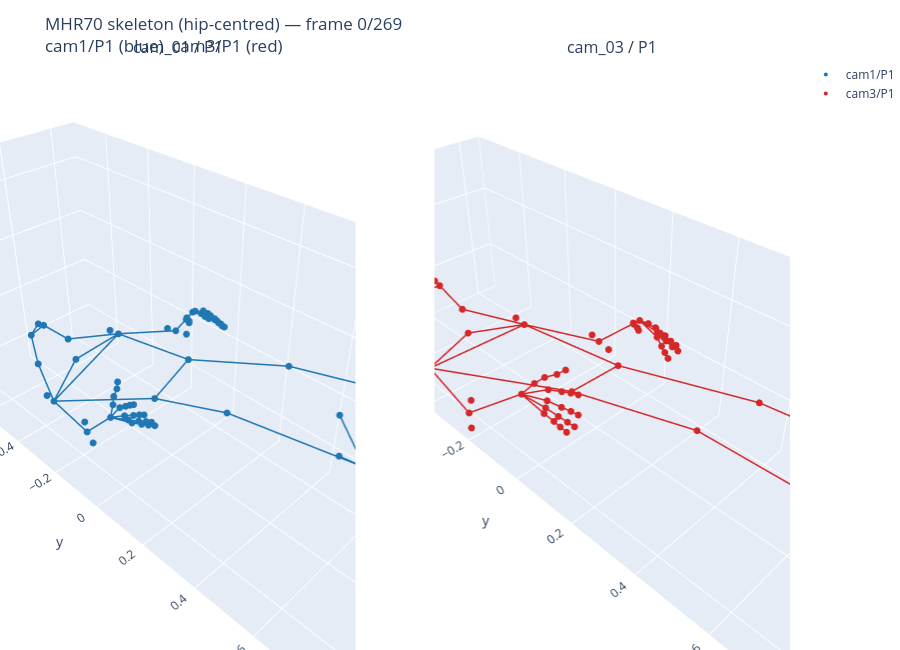

The code cell stored with this chart in its notebook:
### Code cell
import plotly.graph_objects as go
from plotly.subplots import make_subplots

# MHR70 skeleton edges as (joint_a_idx, joint_b_idx)
MHR70_EDGES = [
    # Body
    (13, 11), (11, 9),          # left leg
    (14, 12), (12, 10),         # right leg
    (9, 10),                    # hips
    (5, 9),  (6, 10),           # torso sides
    (5, 6),                     # shoulders
    (69, 5), (69, 6),           # neck to shoulders
    (5, 7),  (7, 62),           # left arm
    (6, 8),  (8, 41),           # right arm
    (0, 1),  (0, 2), (1, 2),    # face triangle
    (1, 3),  (2, 4),            # eyes to ears
    (3, 5),  (4, 6),            # ears to shoulders
    # Feet
    (13, 15), (13, 16), (13, 17),
    (14, 18), (14, 19), (14, 20),
    # Left hand
    (62, 45), (45, 44), (44, 43), (43, 42),
    (62, 49), (49, 48), (48, 47), (47, 46),
    (62, 53), (53, 52), (52, 51), (51, 50),
    (62, 57), (57, 56), (56, 55), (55, 54),
    (62, 61), (61, 60), (60, 59), (59, 58),
    # Right hand
    (41, 24), (24, 23), (23, 22), (22, 21),
    (41, 28), (28, 27), (27, 26), (26, 25),
    (41, 32), (32, 31), (31, 30), (30, 29),
    (41, 36), (36, 35), (35, 34), (34, 33),
    (41, 40), (40, 39), (39, 38), (38, 37),
]

P1, P3 = 1, 1
FRAME_IDX = 0   # <-- change this to inspect different frames

def get_overlapping_kpts(data_a, data_b):
    fa = {int(fi): i for i, fi in enumerate(data_a['frames'])}
    fb = {int(fi): i for i, fi in enumerate(data_b['frames'])}
    common = sorted(set(fa) & set(fb))
    return (data_a['kpts3d'][[fa[fi] for fi in common]],
            data_b['kpts3d'][[fb[fi] for fi in common]])

kpts_c1, kpts_c3 = get_overlapping_kpts(cam1[P1], cam3[P3])

# Root-relative (joint 9 = left hip, use midpoint of hips as root)
root_c1 = ((kpts_c1[:, 9, :] + kpts_c1[:, 10, :]) / 2)[:, None, :]
root_c3 = ((kpts_c3[:, 9, :] + kpts_c3[:, 10, :]) / 2)[:, None, :]
kpts_c1_rel = kpts_c1 - root_c1
kpts_c3_rel = kpts_c3 - root_c3

T = len(kpts_c1_rel)
print(f'Overlapping frames: {T}   Showing frame index: {FRAME_IDX}')

frame_c1 = kpts_c1_rel[FRAME_IDX]   # (70, 3)
frame_c3 = kpts_c3_rel[FRAME_IDX]   # (70, 3)

def skeleton_traces(kpts, color, name, showlegend=True):
    traces = []
    # Joints
    traces.append(go.Scatter3d(
        x=kpts[:, 0], y=kpts[:, 1], z=kpts[:, 2],
        mode='markers',
        marker=dict(color=color, size=4),
        name=name,
        showlegend=showlegend,
    ))
    # Bones — pack all edges into one trace with None separators
    xs, ys, zs = [], [], []
    for a, b in MHR70_EDGES:
        xs += [kpts[a, 0], kpts[b, 0], None]
        ys += [kpts[a, 1], kpts[b, 1], None]
        zs += [kpts[a, 2], kpts[b, 2], None]
    traces.append(go.Scatter3d(
        x=xs, y=ys, z=zs,
        mode='lines',
        line=dict(color=color, width=3),
        showlegend=False,
    ))
    return traces

fig = make_subplots(
    rows=1, cols=2,
    specs=[[{'type': 'scene'}, {'type': 'scene'}]],
    subplot_titles=[f'cam_01 / P{P1}', f'cam_03 / P{P3}'],
)

for tr in skeleton_traces(frame_c1, '#1f77b4', f'cam1/P{P1}'):
    fig.add_trace(tr, row=1, col=1)
for tr in skeleton_traces(frame_c3, '#d62728', f'cam3/P{P3}'):
    fig.add_trace(tr, row=1, col=2)

axis = dict(showgrid=True, zeroline=True)
fig.update_layout(
    title=f'MHR70 skeleton (hip-centred) — frame {FRAME_IDX}/{T-1}<br>cam1/P{P1} (blue)  cam3/P{P3} (red)',
    scene=dict(xaxis=axis, yaxis=axis, zaxis=axis, aspectmode='data'),
    scene2=dict(xaxis=axis, yaxis=axis, zaxis=axis, aspectmode='data'),
    height=650,
    margin=dict(l=0, r=0, b=0, t=60),
)
# fig.show()

### Figure 1 — Plotly figure (JSON) as saved in the notebook; plotly's stock layout.template omitted (floating-point values rounded to 4 significant figures; data arrays with more than 128 entries replaced by an {"elided": "..."} marker saying what was removed)
{"data": [{"marker": {"color": "#1f77b4", "size": 4}, "mode": "markers", "name": "cam1/P1", "scene": "scene", "showlegend": true, "type": "scatter3d", "x": [-0.007253, -0.04542, 0.01548, -0.1115, 0.03871, -0.21, 0.1189, -0.2526, 0.1825, -0.07704, 0.07704, -0.04749, 0.1721, -0.0248, 0.1778, 0.05066, -0.02193, -0.02389, 0.2603, 0.2934, 0.1668, 0.2048, 0.2057, 0.2077, 0.2085, 0.2337, 0.2325, 0.2311, 0.2266, 0.2243, 0.2239, 0.2256, 0.2254, 0.2039, 0.2056, 0.2105, 0.2162, 0.1743, 0.1825, 0.1917, 0.2035, 0.2209, -0.07407, -0.09071, -0.1071, -0.1291, -0.0959, -0.1016, -0.1103, -0.1215, -0.1135, -0.1204, -0.1297, -0.143, -0.1311, -0.1383, -0.1471, -0.158, -0.1567, -0.1618, -0.1655, -0.1706, -0.167, -0.2754, 0.1861, -0.2257, 0.1771, -0.2003, 0.1201, -0.03968], "y": [-0.6978, -0.7229, -0.7189, -0.672, -0.6607, -0.492, -0.461, -0.2373, -0.1941, -0.007233, 0.007233, 0.3721, 0.3619, 0.7335, 0.7303, 0.6973, 0.7196, 0.7913, 0.7014, 0.7319, 0.7865, -0.0002811, -0.004001, -0.01715, -0.02211, 0.09609, 0.07923, 0.05961, 0.0294, 0.125, 0.1061, 0.08362, 0.04636, 0.1304, 0.1109, 0.08643, 0.05023, 0.1111, 0.09408, 0.07669, 0.04968, -0.02143, -0.002744, -0.01922, -0.04651, -0.0655, 0.05265, 0.0333, 0.0103, -0.02474, 0.07341, 0.05298, 0.02848, -0.012, 0.0742, 0.05447, 0.02947, -0.007625, 0.06021, 0.04201, 0.02294, -0.005803, -0.07761, -0.2089, -0.163, -0.2498, -0.2095, -0.5278, -0.4983, -0.5322], "z": [-0.1285, -0.1637, -0.1769, -0.2324, -0.2648, -0.1705, -0.2803, -0.05853, -0.2146, 0.0267, -0.0267, 0.2135, 0.185, 0.3244, 0.2651, 0.4945, 0.4828, 0.3157, 0.4328, 0.3741, 0.2571, 0.09923, 0.07393, 0.04131, 0.009249, 0.09252, 0.0802, 0.0642, 0.03933, 0.06933, 0.05797, 0.04354, 0.02009, 0.03527, 0.02659, 0.01635, 0.001578, -0.006757, -0.01036, -0.01231, -0.0169, -0.02912, 0.1609, 0.1518, 0.1381, 0.1251, 0.1899, 0.186, 0.182, 0.1699, 0.1789, 0.1761, 0.1744, 0.167, 0.1588, 0.1569, 0.1568, 0.1534, 0.1374, 0.1372, 0.138, 0.1354, 0.1233, -0.0698, -0.2384, -0.04243, -0.1868, -0.1674, -0.2758, -0.219]}, {"line": {"color": "#1f77b4", "width": 3}, "mode": "lines", "scene": "scene", "showlegend": false, "type": "scatter3d", "x": {"elided": "201 float values"}, "y": {"elided": "201 float values"}, "z": {"elided": "201 float values"}}, {"marker": {"color": "#d62728", "size": 4}, "mode": "markers", "name": "cam3/P1", "scene": "scene2", "showlegend": true, "type": "scatter3d", "x": [0.003637, -0.02671, 0.03609, -0.07072, 0.08323, -0.1711, 0.183, -0.2407, 0.2395, -0.08285, 0.08285, -0.09888, 0.1101, -0.09762, 0.112, -0.09979, -0.1591, -0.08904, 0.1279, 0.1817, 0.1067, 0.1365, 0.1497, 0.1644, 0.1804, 0.1658, 0.17, 0.1767, 0.1861, 0.1856, 0.1879, 0.1929, 0.1988, 0.1905, 0.1927, 0.1973, 0.2024, 0.1836, 0.1887, 0.194, 0.2024, 0.2111, -0.125, -0.1404, -0.1571, -0.1768, -0.1481, -0.1556, -0.165, -0.1754, -0.1721, -0.176, -0.1827, -0.1919, -0.1873, -0.1896, -0.1938, -0.2006, -0.1882, -0.1932, -0.1979, -0.2062, -0.2127, -0.256, 0.2546, -0.2222, 0.2219, -0.1656, 0.1787, 0.005451], "y": [-0.7209, -0.7494, -0.7493, -0.7061, -0.7042, -0.5108, -0.5087, -0.2384, -0.2319, -0.001522, 0.001522, 0.4175, 0.4091, 0.8123, 0.8055, 0.8267, 0.8446, 0.8676, 0.8318, 0.8477, 0.8589, 0.04508, 0.02853, 0.00114, -0.01867, 0.1188, 0.09872, 0.07533, 0.03903, 0.1387, 0.1169, 0.09085, 0.04814, 0.1301, 0.1089, 0.08322, 0.04535, 0.09342, 0.07744, 0.0621, 0.03802, -0.03138, 0.02883, 0.0106, -0.01776, -0.03825, 0.09419, 0.07502, 0.05234, 0.01621, 0.1155, 0.09428, 0.06908, 0.02751, 0.1102, 0.08925, 0.06385, 0.02688, 0.07826, 0.06203, 0.04618, 0.02175, -0.0483, -0.2122, -0.2053, -0.248, -0.2422, -0.5459, -0.5443, -0.5659], "z": [-0.003432, -0.04398, -0.04213, -0.1328, -0.1283, -0.149, -0.1377, -0.1172, -0.1098, -0.003973, 0.003973, 0.1031, 0.1469, 0.1473, 0.161, 0.3394, 0.2947, 0.1275, 0.3514, 0.3021, 0.1366, 0.1208, 0.1065, 0.09106, 0.07127, 0.1061, 0.1023, 0.09707, 0.08792, 0.07158, 0.0706, 0.06999, 0.0678, 0.0349, 0.03691, 0.04146, 0.04744, -0.008608, 0.0006272, 0.01176, 0.02626, 0.04945, 0.1005, 0.09248, 0.08304, 0.06886, 0.09934, 0.09948, 0.0983, 0.09241, 0.0741, 0.07458, 0.07619, 0.07724, 0.04616, 0.0477, 0.05207, 0.05857, 0.006317, 0.01454, 0.02469, 0.03783, 0.05609, -0.1417, -0.1357, -0.08925, -0.08333, -0.1366, -0.1275, -0.1251]}, {"line": {"color": "#d62728", "width": 3}, "mode": "lines", "scene": "scene2", "showlegend": false, "type": "scatter3d", "x": {"elided": "201 float values"}, "y": {"elided": "201 float values"}, "z": {"elided": "201 float values"}}], "layout": {"annotations": [{"font": {"size": 16}, "showarrow": false, "text": "cam_01 / P1", "x": 0.225, "xanchor": "center", "xref": "paper", "y": 1, "yanchor": "bottom", "yref": "paper"}, {"font": {"size": 16}, "showarrow": false, "text": "cam_03 / P1", "x": 0.775, "xanchor": "center", "xref": "paper", "y": 1, "yanchor": "bottom", "yref": "paper"}], "height": 650, "margin": {"b": 0, "l": 0, "r": 0, "t": 60}, "scene": {"aspectmode": "data", "domain": {"x": [0, 0.45], "y": [0, 1]}, "xaxis": {"showgrid": true, "zeroline": true}, "yaxis": {"showgrid": true, "zeroline": true}, "zaxis": {"showgrid": true, "zeroline": true}}, "scene2": {"aspectmode": "data", "domain": {"x": [0.55, 1], "y": [0, 1]}, "xaxis": {"showgrid": true, "zeroline": true}, "yaxis": {"showgrid": true, "zeroline": true}, "zaxis": {"showgrid": true, "zeroline": true}}, "title": {"text": "MHR70 skeleton (hip-centred) — frame 0/269<br>cam1/P1 (blue)  cam3/P1 (red)"}}}
